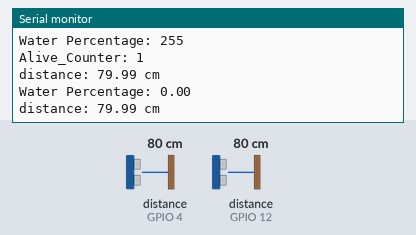
A sketch run on a simulated ESP8266 (NodeMCU). Parts: the last lines printed to the serial monitor. Wiring (inferred from the names in the program): 2 × ultrasonic range finder: trigger GPIO 5, echo GPIO 4 / trigger GPIO 14, echo GPIO 12. The inputs (shaded band) are chosen by the test bench; at power-on: distance to the obstacle (sensors on GPIO 4, GPIO 12) 80 cm. The echo pulse lasts 58.3 µs per cm; WiFi joins after 1.5 s; servers stay silent unless stated.

Above: at 2.7 s.
2.8 s: distance to the obstacle (sensor on GPIO 4) set to 2 cm
At 3.3 s:
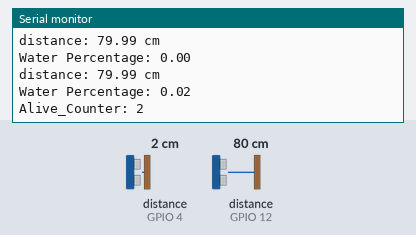
4.3 s: distance to the obstacle (sensor on GPIO 12) set to 4 cm
At 4.81 s:
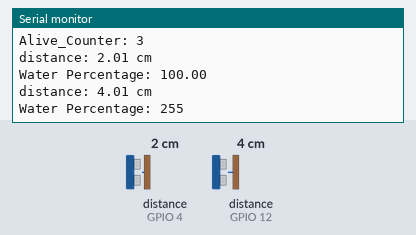
5.8 s: distance to the obstacle (sensor on GPIO 4) set to 4 cm
At 6.1 s:
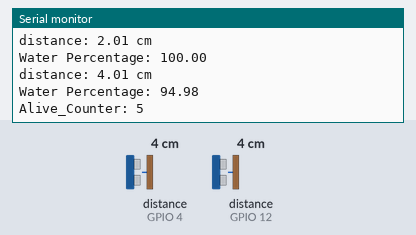
7.3 s: distance to the obstacle (sensor on GPIO 12) set to 9 cm
At 8.1 s:
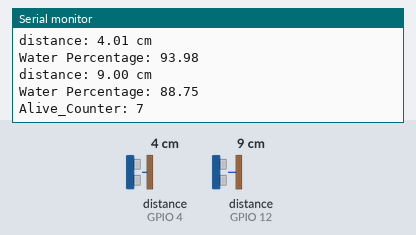
Timing chart, 0 to 9.8 s (numbered marks = the images above; inputs shaded):
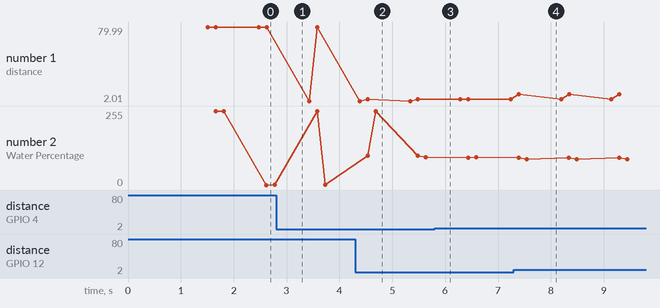

The sketch:

HC_SR04_GPIO_ESP8266_OT.ino
```cpp
#include <Arduino.h>
#if defined(ESP32)
  #include <WiFi.h>
#elif defined(ESP8266)
  #include <ESP8266WiFi.h>
#endif
#include <Firebase_ESP_Client.h>

#if (ARDUINO >= 100)
  #include <Arduino.h>
#else
  #include <WProgram.h>
#endif

// Define milliseconds delay for ESP8266 platform
#if defined(ESP8266)

  #include <pgmspace.h>
  #define _delay_ms(ms) delayMicroseconds((ms) * 1000)

// Use _delay_ms from utils for AVR-based platforms
#elif defined(__avr__)
  #include <util/delay.h>

// Use Wiring's delay for compability with another platforms
#else
  #define _delay_ms(ms) delay(ms)
#endif

//Provide the token generation process info.
#include "addons/TokenHelper.h"
//Provide the RTDB payload printing info and other helper functions.
#include "addons/RTDBHelper.h"

#define HC_SR04_I2C_ADDR 0x57

// Insert your network credentials
#define WIFI_SSID "Jio-Yesh"
#define WIFI_PASSWORD "Hanu@123"

// Insert Firebase project API Key
#define API_KEY "AIzaSyAFKTHx10wCs8Lm2MSISzZjmFCuJJe98aw"//sdyxRvAD0Lj7CFn4HQtPfwJucpz10x9GvZBFy3GE

// Insert RTDB URLefine the RTDB URL */
#define DATABASE_URL "water-level-controller-257a1-default-rtdb.firebaseio.com"

// Define connections to sensor
//#define TRIGPIN 12
//#define ECHOPIN 13

#define ADJUSTER 30//in cm
#define sample_array_size 10 // amount of samples need o be sampled
#define MIN_DETECTION_DIST 3
#define MAX_VALUE 600

#define MAX_ALIVE_COUNTER 999

//Define Firebase Data object
FirebaseData fbdo;

FirebaseAuth auth;
FirebaseConfig config;

bool signupOK = false;

char TRIGPIN_SUMP = 5;
char ECHOPIN_SUMP = 4;

char TRIGPIN_OT = 14;
char ECHOPIN_OT = 12;

unsigned long previousMillis = 0;
unsigned long interval = 10000;//10sec

unsigned long previousMillis_error = 0;
unsigned long interval_error = 10000; // 30 sec

int alive_counter = 0;

float prev_sample_sump = 0,prev_sample_ot = 0;
float max_ot_depth = 125.0;//in cm
float max_sump_depth = 150.0;//in cm

float Water_Distance(char TRIGPIN,char ECHOPIN) {

 // Floats to calculate distance
  float duration = 0, distance = 0;

  // Set the trigger pin LOW for 2uS
  digitalWrite(TRIGPIN, LOW);
  delayMicroseconds(2);

  // Set the trigger pin HIGH for 20us to send pulse
  digitalWrite(TRIGPIN, HIGH);
  delayMicroseconds(20);

  // Return the trigger pin to LOW
  digitalWrite(TRIGPIN, LOW);

  // Measure the width of the incoming pulse
  duration = pulseIn(ECHOPIN, HIGH);

  // Determine distance from duration
  // Use 343 metres per second as speed of sound
  // Divide by 1000 as we want millimeters

  //distance = (duration / 2) * 0.343;
  distance = (duration / 2) * 0.0343;

  // Print result to serial monitor
  Serial.print("distance: ");
  Serial.print(distance);
  Serial.println(" cm ");

  // Serial.print("duration: ");
  // Serial.print(duration);
  // Serial.println(" s");

  // Delay before repeating measurement
  delay(100);

  return distance;
}
void firebase_Error_check(String S)
{
  unsigned long currentMillis_error = millis();
  //String S_compare = "token is not ready (revoked or expired)";
  Serial.print("S_error =");
  Serial.println(S);
    // substring(index) looks for the substring from the index position to the end:
  // you can also look for a substring in the middle of a string:
    if (currentMillis_error - previousMillis_error >=interval_error)
    {
      Serial.print(millis());
      Serial.println("Encountered firebase error restarting....");
      //firebase_init();
      //if(firebase_init_counter > max_init_per_start)
      if ((S.substring(0, 5) == "token") && (S.substring(9, 12) == "not")&&(S.substring(13, 18) == "ready")&&(S.substring(31,38) == "expired"))
      {
        Serial.println("Restart ESP");
        ESP.restart();
      }
      previousMillis_error = currentMillis_error;
    }
}
void init_wifi()
{
  WiFi.begin(WIFI_SSID, WIFI_PASSWORD);
  Serial.print("Connecting to Wi-Fi");
  while (WiFi.status() != WL_CONNECTED){
    Serial.print(".");
    delay(300);
  }
  Serial.println();
  Serial.print("Connected with IP: ");
  Serial.println(WiFi.localIP());
  Serial.println();

  WiFi.setAutoReconnect(true);
  WiFi.persistent(true);
}

void setup(){
  Serial.begin(115200);

  // Set pinmodes for sensor connections
  pinMode(ECHOPIN_SUMP, INPUT);
  pinMode(TRIGPIN_SUMP, OUTPUT);

  pinMode(ECHOPIN_OT, INPUT);
  pinMode(TRIGPIN_OT, OUTPUT);

  init_wifi();
  /* Assign the api key (required) */
  config.api_key = API_KEY;

  /* Assign the RTDB URL (required) */
  config.database_url = DATABASE_URL;

  /* Sign up */
  if (Firebase.signUp(&config, &auth, "", "")){
    Serial.println("ok");
    signupOK = true;
  }
  else{
    Serial.printf("%s\n", config.signer.signupError.message.c_str());
  }

  /* Assign the callback function for the long running token generation task */
  config.token_status_callback = tokenStatusCallback; //see addons/TokenHelper.h

  Firebase.begin(&config, &auth);
  Firebase.reconnectWiFi(true);
}
void Alive_Counter()
{
  String S_error="";
  alive_counter++;
  if(alive_counter == MAX_ALIVE_COUNTER)
  {
    alive_counter = 0;
  }

  if (Firebase.ready() && signupOK )
    {
      if (Firebase.RTDB.setFloat(&fbdo, "IOT_Control_4Load_mod/AC",alive_counter))
      {
        Serial.print("Alive_Counter: ");
        Serial.println(alive_counter);
      }
      else
      {
        Serial.println(S_error = fbdo.errorReason());
        firebase_Error_check(S_error);
      }
    }
}
float Sampler(char TRIGPIN,char ECHOPIN, float max_depth,float prev_sample,String S_Upload)
{
  //Start
  int i = 0;
  String S_error="";
  String S_final = "IOT_Control_4Load_mod/" + S_Upload;
  float water_percentage = 0;
  float result = 0;
  float duration = 0, currrent_sample = 0;

    // Set the trigger pin LOW for 2uS
  digitalWrite(TRIGPIN, LOW);
  delayMicroseconds(2);

  // Set the trigger pin HIGH for 20us to send pulse
  digitalWrite(TRIGPIN, HIGH);
  delayMicroseconds(20);

  // Return the trigger pin to LOW
  digitalWrite(TRIGPIN, LOW);

  // Measure the width of the incoming pulse
  duration = pulseIn(ECHOPIN, HIGH);

  // Determine distance from duration
  // Use 343 metres per second as speed of sound
  // Divide by 1000 as we want millimeters
  currrent_sample = (duration / 2) * 0.0343;

  // Print result to serial monitor
  Serial.print("distance: ");
  Serial.print(currrent_sample);
  Serial.println(" cm ");

  if(currrent_sample < MIN_DETECTION_DIST)
  {
    currrent_sample = 0;
  }
  else if(currrent_sample > MAX_VALUE)
  {
    currrent_sample = 0;
  }
  else
  {
    currrent_sample = currrent_sample;
  }
  result = (currrent_sample - prev_sample);

  if (result > 0)
  {
    result = result;
  }
  else
  {
    result = (result * -1);
  }
  //store it in a variable for uploading to cloud
  if(result < 10)
  {
    water_percentage = (currrent_sample * (max_depth/100.0));

    if(water_percentage > 100)
    {
      water_percentage = 100;
    }
    else
    {
      water_percentage = water_percentage;
    }
    water_percentage = 100-water_percentage;
    if (Firebase.ready() && signupOK )
    {
      if (Firebase.RTDB.setFloat(&fbdo, S_final,water_percentage))
      {
        Serial.print("Water Percentage: ");
        Serial.println(water_percentage);
      }
      else
      {
        Serial.println(S_error = fbdo.errorReason());
        firebase_Error_check(S_error);
      }
    }
  }
  else
  {
    if (Firebase.ready() && signupOK )
    {
      if (Firebase.RTDB.setFloat(&fbdo, S_final,255))
      {
        Serial.print("Water Percentage: ");
        Serial.println(255);
      }
      else
      {
        Serial.println(S_error = fbdo.errorReason());
        firebase_Error_check(S_error);
      }
    }
  }
  prev_sample = currrent_sample;
  return prev_sample;
}
void loop()
{
  unsigned long currentMillis = millis();
  prev_sample_sump = Sampler(TRIGPIN_SUMP,ECHOPIN_SUMP,max_sump_depth,prev_sample_sump,"WP");
  prev_sample_ot = Sampler(TRIGPIN_OT,ECHOPIN_OT,max_ot_depth,prev_sample_ot,"OP");
  Alive_Counter();
  // if WiFi is down, try reconnecting
  if ((WiFi.status() != WL_CONNECTED) && (currentMillis - previousMillis >=interval))
  {
    Serial.print(millis());
    Serial.println("Reconnecting to WiFi...");
    WiFi.disconnect();
    init_wifi();
    previousMillis = currentMillis;
  }
  delay(500);
}
/*****************************************************************************************************************************************************/
```

Measured:
- after the input at 4.3 s, the serial monitor: prints a new line after 0.23 s (image 2)
- after the input at 7.3 s, the serial monitor: prints a new line after 0.09 s (image 4)
- plotted number 1: 79.99 → 4.01 after the input at 4.3 s
- plotted number 2: 0.02 → 94.98 after the input at 4.3 s, 94.98 → 88.75 after the input at 7.3 s
